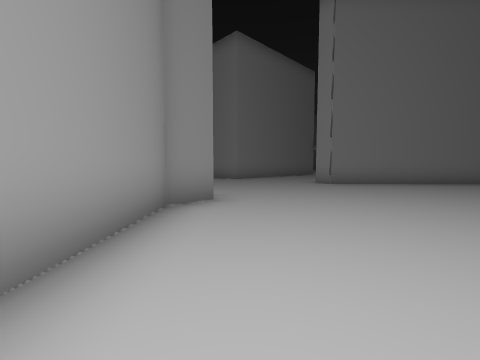
view 1 (above)

18 first-person views from a walk through a Unity game level. The camera is 1.4 m above the floor, tilts 4° down and sees 90° across. The floor is counted in squares, 2 m on a side. Each view is taken from the middle of a square. On the plan, view 1 faces up. The plan holds only what a view shows up to about 9 squares ahead; the rest is blank. The place goes on beyond the plan. The player character is not drawn.

view 2
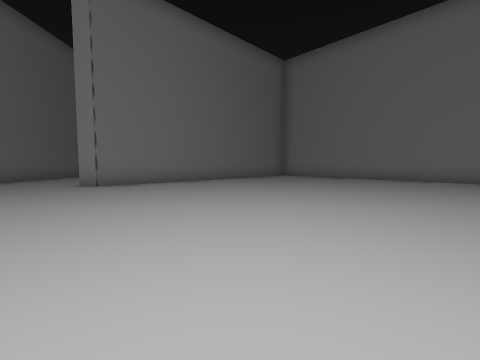

view 3
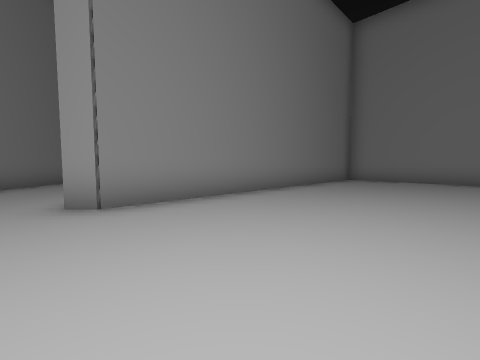

view 4
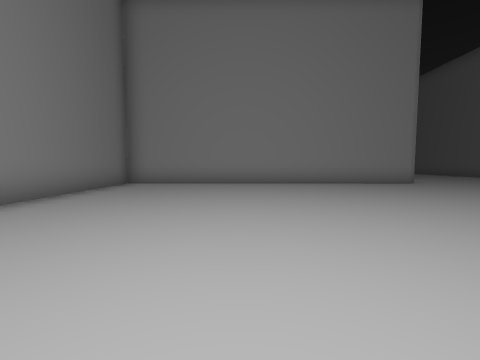

view 5
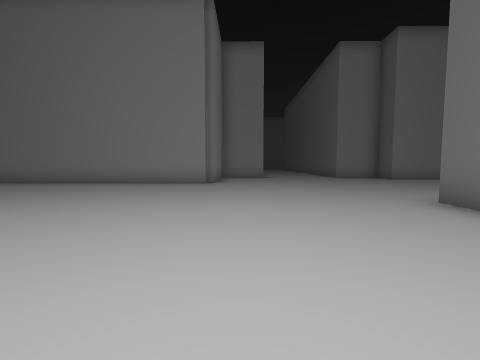

view 6
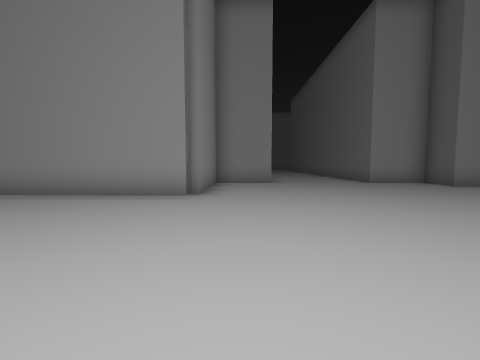

view 7
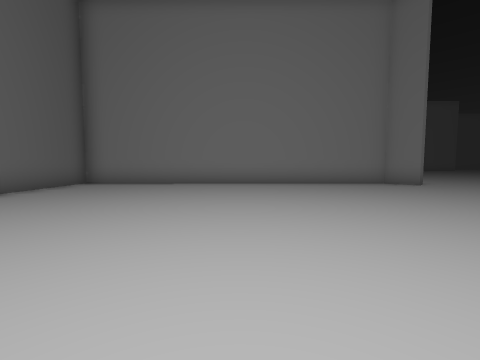

view 8
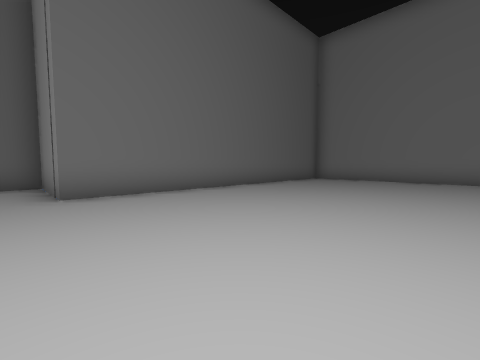

view 9
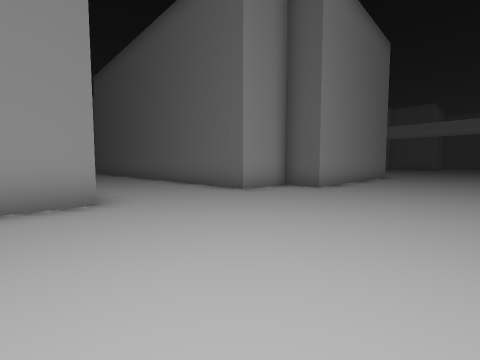

view 10
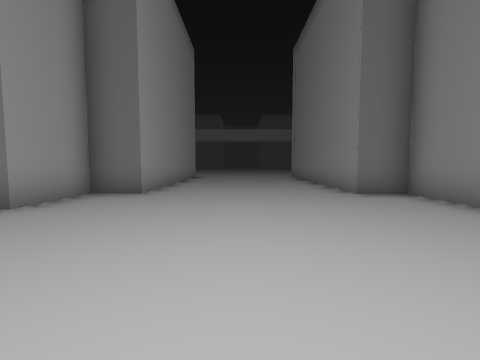

view 11
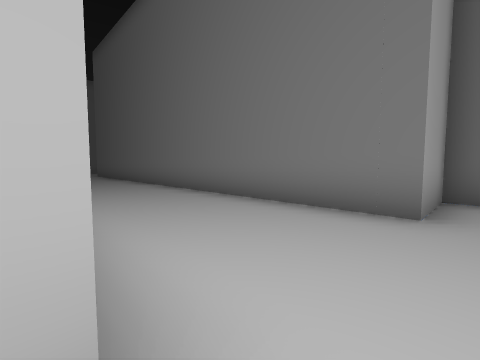

view 12
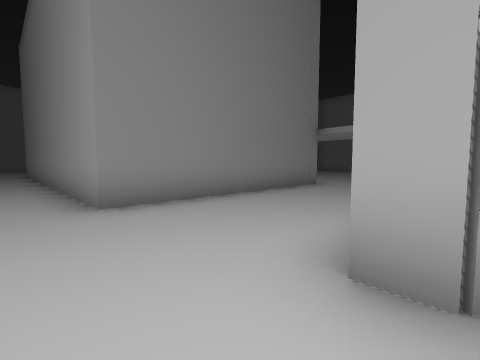

view 13
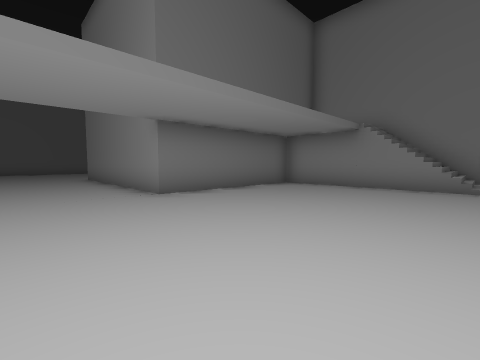

view 14
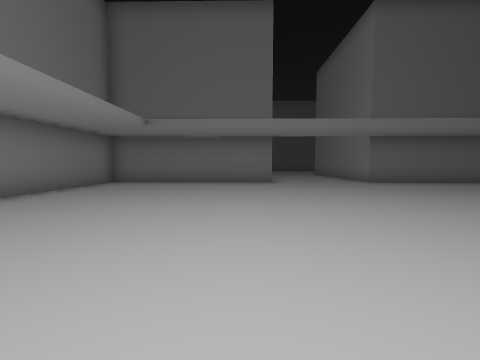

view 15
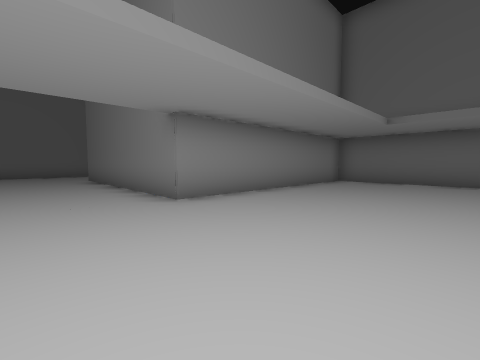

view 16
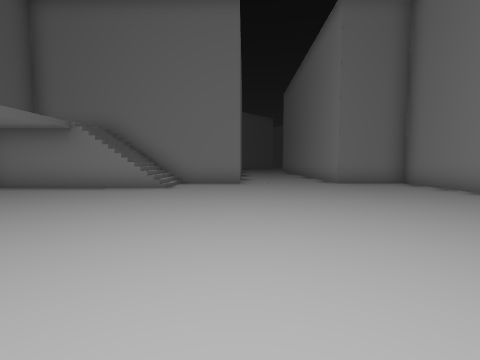

view 17
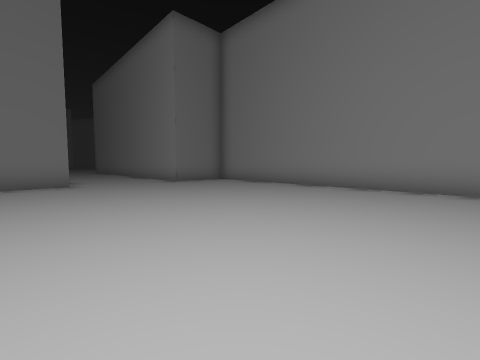

view 18
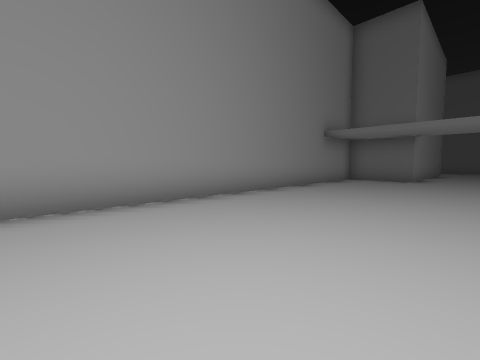

### Floor plan
Points are (right, up) in squares from view 1. A wall is a line through its corners. A room is listed if a view was taken in it or the views show most of it. See-through windows are left out.
Room 1 (views 1, 2, 3, 4, 5, 6, 7, 8, 9, 10, 11, 12)
walls: (-0.9, 5) (-0.5, 4.7) (-1.2, 4) (-1.4, -6.4) (8.2, -6.5) (8.2, -9.4) (9.4, -9.4) (9.4, -13); (15.5, -4.1) (15.5, -2.2) (12.2, -2.1) (12.3, 7.9) (3, 8) (2.6, 8.4); (-0.1, 10.6) (-5.5, 15.9); (14.3, -13) (14.3, -9.5) (15.4, -9.5) (15.4, -7.6) (22.5, -7.6)
ways out: opening at (1, 10) to room 2
Room 2 (views 13, 14, 15, 16, 17, 18)
walls: (7, 12.7) (11.1, 8.5) (16.2, 13.4) (20.6, 8.9); (5.1, 25) (0, 20) (4.6, 15.2) (-0.1, 10.6); (19.1, 18.6) (10.4, 27.6); (19, 15.4) (18.6, 15.8) (19, 16.2)
ways out: opening at (1, 10) to room 1

Positions as (right, up) in squares from view 1, and headings:
1: (0, 0), facing up
2: (1, 0), facing up-right
3: (2, 4), facing up-right
4: (4, 4), facing right
5: (4, -3), facing right
6: (7, -3), facing right
7: (7, -1), facing left
8: (9, -1), facing down-left
9: (11, -3), facing down-right
10: (12, -4), facing down
11: (15, -4), facing down-right
12: (2, 7), facing up
13: (10, 17), facing left
14: (14, 18), facing down-left
15: (15, 18), facing down
16: (11, 19), facing up-left
17: (10, 18), facing up
18: (10, 22), facing right
